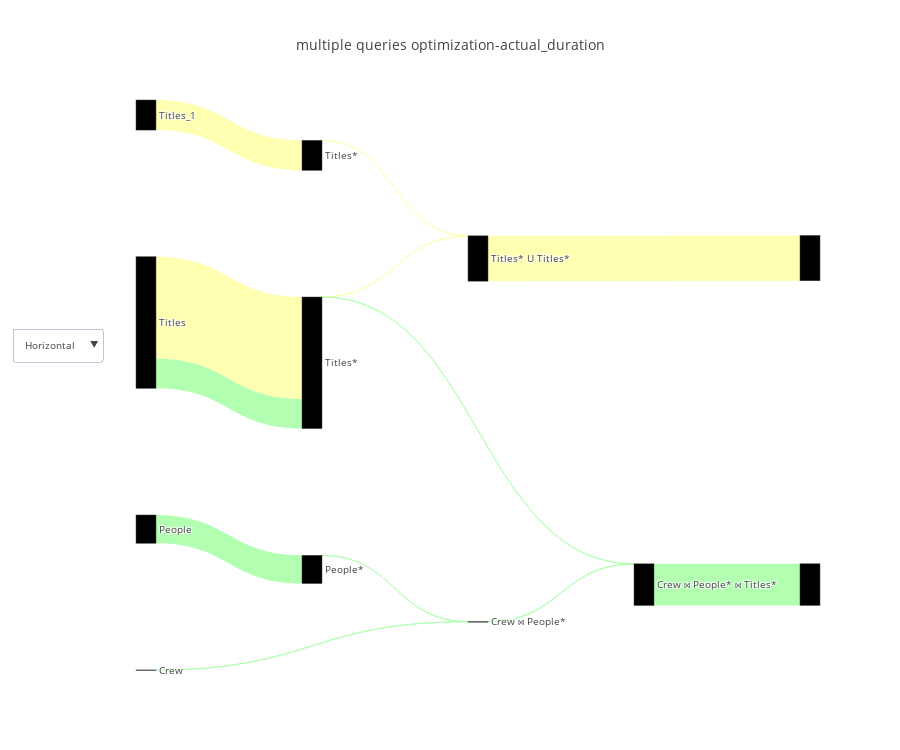

Notebook code cell kept with this figure:
### Code cell
flow_df = query_renderer.get_flow_df(queries, con_str=con_str)
query_renderer.vizualize(flow_df, metrics=["actual_duration"], title="multiple queries optimization",open_=False)
flow_df

### Figure 1 — Plotly figure (JSON) as saved in the notebook; plotly's stock layout.template omitted (floating-point values rounded to 4 significant figures)
{"data": [{"link": {"color": ["#b2ffb2", "#b2ffb2", "#b2ffb2", "#b2ffb2", "#b2ffb2", "#ffffb2", "#ffffb2", "#ffffb2", "#b2ffb2", "#ffffb2", "#b2ffb2", "#ffffb2"], "label": ["\nDescription: Finds relevant records based on an Index. Index Scans perform 2 read operations: one to read the index and another to read the actual value from the table.", "\nDescription: Finds relevant records by sequentially scanning the input record set. When reading from a table, Seq Scans (unlike Index Scans) perform a single read operation (only the table is read).", "\nDescription: Filter relation to hold only relevant records.Filter condition: (people.name = ANY ('{\"Owen Wilson\",\"Adam Sandler\",\"Jason Segel\"}'::text[]))", "\nDescription: Merges two record sets by looping through every record in the first set and trying to find a match in the second set. All matching records are returned.Inner Join", "\nDescription: Joins to record sets by hashing one of them (using a Hash Scan).Inner Join with (titles.title_id = crew.title_id)", "\nDescription: Finds relevant records by sequentially scanning the input record set. When reading from a table, Seq Scans (unlike Index Scans) perform a single read operation (only the table is read).", "\nDescription: Filter relation to hold only relevant records.Filter condition: (titles_1.genres ~~ '%Action%'::text)", "\nDescription: Finds relevant records by sequentially scanning the input record set. When reading from a table, Seq Scans (unlike Index Scans) perform a single read operation (only the table is read).", "\nDescription: Finds relevant records by sequentially scanning the input record set. When reading from a table, Seq Scans (unlike Index Scans) perform a single read operation (only the table is read).", "\nDescription: Filter relation to hold only relevant records.Filter condition: (titles.genres ~~ '%Comedy%'::text)", "\nDescription: Filter relation to hold only relevant records.Filter condition: (titles.genres ~~ '%Comedy%'::text)", "\nDescription: Used in a UNION to merge multiple record sets by appending them together."], "source": [0, 1, 2, 3, 4, 5, 6, 7, 7, 8, 8, 9], "target": [3, 2, 3, 4, 11, 6, 9, 8, 8, 9, 4, 10], "value": [2, 853, 1, 6, 1257, 907, 1, 3076, 893, 1, 1, 1367]}, "node": {"color": ["black", "black", "black", "black", "black", "black", "black", "black", "black", "black", "black", "black"], "label": ["Crew", "People", "People*", "Crew ⋈ People*", "Crew ⋈ People* ⋈ Titles*", "Titles_1", "Titles*", "Titles", "Titles*", "Titles* U Titles*"], "pad": 200}, "orientation": "h", "type": "sankey", "valueformat": ",", "valuesuffix": [" Seconds", " Seconds", " Seconds", " Seconds", " Seconds", " Seconds", " Seconds", " Seconds", " Seconds", " Seconds", " Seconds", " Seconds"]}], "layout": {"font": {"size": 10}, "height": 750, "title": "multiple queries optimization-actual_duration", "updatemenus": [{"buttons": [{"args": ["orientation", "h"], "label": "Horizontal", "method": "restyle"}, {"args": ["orientation", "v"], "label": "Vertical", "method": "restyle"}], "y": 0.6}]}}
